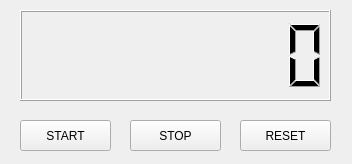
<?xml version="1.0" encoding="UTF-8"?>
<ui version="4.0">
 <class>MainWindow</class>
 <widget class="QMainWindow" name="MainWindow">
  <property name="geometry">
   <rect>
    <x>0</x>
    <y>0</y>
    <width>352</width>
    <height>164</height>
   </rect>
  </property>
  <property name="sizePolicy">
   <sizepolicy hsizetype="Preferred" vsizetype="Preferred">
    <horstretch>0</horstretch>
    <verstretch>0</verstretch>
   </sizepolicy>
  </property>
  <property name="minimumSize">
   <size>
    <width>352</width>
    <height>164</height>
   </size>
  </property>
  <property name="maximumSize">
   <size>
    <width>352</width>
    <height>164</height>
   </size>
  </property>
  <property name="windowTitle">
   <string>Timer</string>
  </property>
  <widget class="QWidget" name="centralwidget">
   <widget class="QPushButton" name="startButton">
    <property name="geometry">
     <rect>
      <x>20</x>
      <y>120</y>
      <width>91</width>
      <height>31</height>
     </rect>
    </property>
    <property name="text">
     <string>START</string>
    </property>
   </widget>
   <widget class="QPushButton" name="stopButton">
    <property name="geometry">
     <rect>
      <x>130</x>
      <y>120</y>
      <width>91</width>
      <height>31</height>
     </rect>
    </property>
    <property name="text">
     <string>STOP</string>
    </property>
   </widget>
   <widget class="QPushButton" name="resetButton">
    <property name="geometry">
     <rect>
      <x>240</x>
      <y>120</y>
      <width>91</width>
      <height>31</height>
     </rect>
    </property>
    <property name="text">
     <string>RESET</string>
    </property>
   </widget>
   <widget class="QLCDNumber" name="lcdNumber">
    <property name="geometry">
     <rect>
      <x>20</x>
      <y>10</y>
      <width>311</width>
      <height>91</height>
     </rect>
    </property>
    <property name="smallDecimalPoint">
     <bool>false</bool>
    </property>
    <property name="digitCount">
     <number>8</number>
    </property>
    <property name="value" stdset="0">
     <double>0.000000000000000</double>
    </property>
    <property name="intValue" stdset="0">
     <number>0</number>
    </property>
   </widget>
  </widget>
 </widget>
 <resources/>
 <connections/>
</ui>
